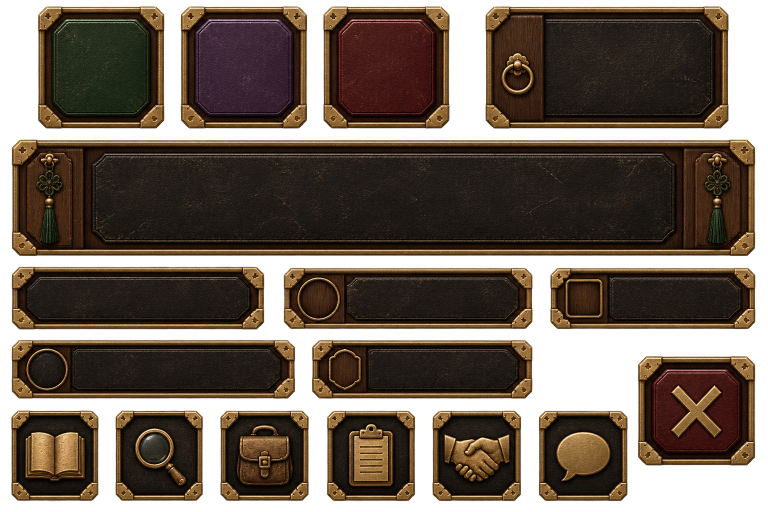
#> input picture docs/design-references/pawnshop-hud-v2-reference.png, 1536 x 1024 px (shown at 1/2 size)
$ python extract_pawnshop_hud_v2.py
#> lines starting #> are read from the running program, lines starting #| are printed output that depends on the picture
"""Extract approved ImageGen HUD components into exact, non-distorted game canvases."""

from pathlib import Path

from PIL import Image


ROOT = Path(__file__).resolve().parents[1]
SOURCE = ROOT / "docs/design-references/pawnshop-hud-v2-reference.png"
OUTPUT = ROOT / "public/assets/ui/pawnshop-hud-v2"

# Bounding boxes come from connected alpha components in the approved 1536x1024 reference sheet.
ASSETS = {
    "action-buy.png": ((76, 13, 329, 258), (116, 112)),
    "action-haggle.png": ((361, 12, 615, 257), (116, 112)),
    "action-reject.png": ((646, 13, 900, 257), (116, 112)),
    "offer-panel.png": ((23, 680, 591, 798), (520, 112)),
    "close-day.png": ((1276, 712, 1511, 931), (120, 108)),
}


def contain_without_distortion(source: Image.Image, size: tuple[int, int]) -> Image.Image:
    target_width, target_height = size
    scale = min(target_width / source.width, target_height / source.height)
    resized = source.resize(
        (round(source.width * scale), round(source.height * scale)),
        Image.Resampling.LANCZOS,
    )
    canvas = Image.new("RGBA", size, (0, 0, 0, 0))
    canvas.alpha_composite(
        resized,
        ((target_width - resized.width) // 2, (target_height - resized.height) // 2),
    )
    return canvas


def main() -> None:
    sheet = Image.open(SOURCE).convert("RGBA")
#> sheet is the input picture: PIL image 1536x1024 RGBA; mean R, G, B, A 70.3, 50.6, 30.2, 186.5
    OUTPUT.mkdir(parents=True, exist_ok=True)
    for name, (box, size) in ASSETS.items():
        contain_without_distortion(sheet.crop(box), size).save(OUTPUT / name)
#> this loop made 5 passes
#> pass 1, in contain_without_distortion, `resized = source.resize( (round(source.width * scale), round(source.he..`:
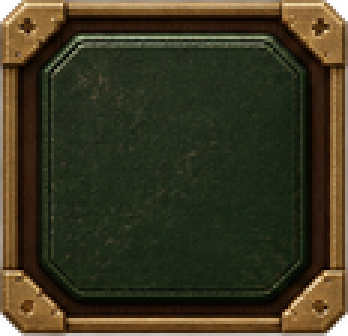
#> resized: PIL image 116x112 RGBA (shown 3 times larger); mean R, G, B, A 54.3, 49, 27.1, 246.7; transparent parts drawn white
#> pass 2, in contain_without_distortion (call 2), `resized = source.resize( (round(source.width * scale), round(source.he..`:
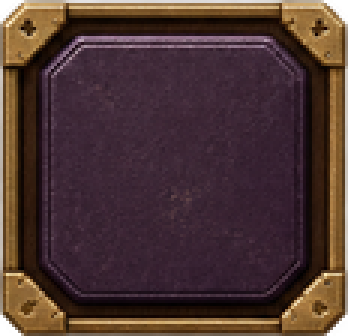
#> resized: PIL image 116x112 RGBA (shown 3 times larger); mean R, G, B, A 70.1, 46.5, 43.1, 245.7; transparent parts drawn white


if __name__ == "__main__":
    main()
